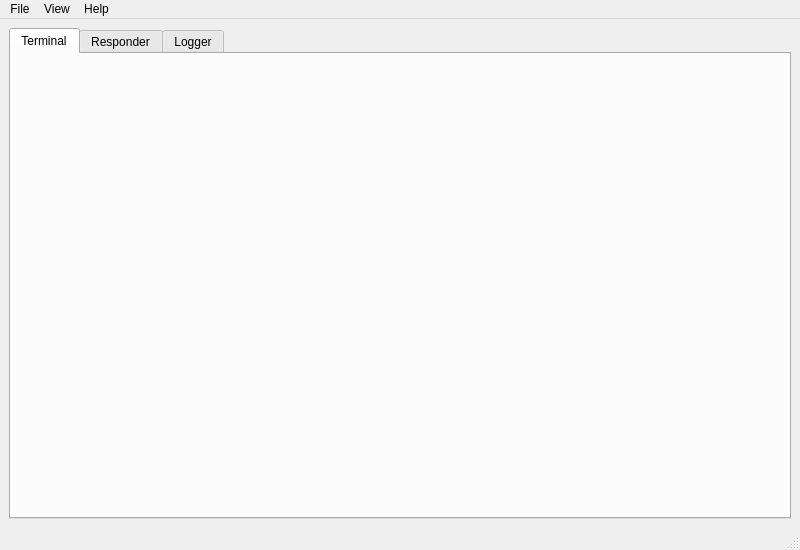
<?xml version="1.0" encoding="UTF-8"?>
<ui version="4.0">
 <class>MainWindow</class>
 <widget class="QMainWindow" name="MainWindow">
  <property name="geometry">
   <rect>
    <x>0</x>
    <y>0</y>
    <width>800</width>
    <height>550</height>
   </rect>
  </property>
  <property name="windowTitle">
   <string>SerialResponder</string>
  </property>
  <widget class="QWidget" name="centralwidget">
   <layout class="QVBoxLayout" name="verticalLayout_4">
    <item>
     <layout class="QVBoxLayout" name="serialLayout"/>
    </item>
    <item>
     <widget class="QTabWidget" name="tabWidget">
      <property name="currentIndex">
       <number>0</number>
      </property>
      <widget class="QWidget" name="tabTerminal">
       <attribute name="title">
        <string>Terminal</string>
       </attribute>
       <layout class="QVBoxLayout" name="verticalLayout_6">
        <item>
         <layout class="QVBoxLayout" name="terminalLayout"/>
        </item>
       </layout>
      </widget>
      <widget class="QWidget" name="tabResponder">
       <attribute name="title">
        <string>Responder</string>
       </attribute>
       <layout class="QVBoxLayout" name="verticalLayout_5">
        <item>
         <layout class="QVBoxLayout" name="responderLayout"/>
        </item>
       </layout>
      </widget>
      <widget class="QWidget" name="tabLogger">
       <attribute name="title">
        <string>Logger</string>
       </attribute>
       <layout class="QVBoxLayout" name="verticalLayout_7">
        <item>
         <widget class="QTextEdit" name="textEditLogger">
          <property name="readOnly">
           <bool>true</bool>
          </property>
         </widget>
        </item>
       </layout>
      </widget>
     </widget>
    </item>
   </layout>
  </widget>
  <widget class="QMenuBar" name="menuBar">
   <property name="geometry">
    <rect>
     <x>0</x>
     <y>0</y>
     <width>800</width>
     <height>22</height>
    </rect>
   </property>
   <property name="nativeMenuBar">
    <bool>false</bool>
   </property>
   <widget class="QMenu" name="menuFile">
    <property name="title">
     <string>File</string>
    </property>
    <addaction name="actionLoadConfig"/>
    <addaction name="actionSaveConfig"/>
    <addaction name="separator"/>
    <addaction name="actionExit"/>
   </widget>
   <widget class="QMenu" name="menuAnsicht">
    <property name="title">
     <string>View</string>
    </property>
    <addaction name="actionTerminal_Vertikal"/>
   </widget>
   <widget class="QMenu" name="menuHelp">
    <property name="title">
     <string>Help</string>
    </property>
    <addaction name="actionAboutQt"/>
   </widget>
   <addaction name="menuFile"/>
   <addaction name="menuAnsicht"/>
   <addaction name="menuHelp"/>
  </widget>
  <widget class="QStatusBar" name="statusBar"/>
  <action name="actionLoadConfig">
   <property name="text">
    <string>&amp;Load configuration ...</string>
   </property>
  </action>
  <action name="actionSaveConfig">
   <property name="text">
    <string>&amp;Save configuration ...</string>
   </property>
  </action>
  <action name="actionExit">
   <property name="text">
    <string>E&amp;xit</string>
   </property>
  </action>
  <action name="actionTerminal_Vertikal">
   <property name="checkable">
    <bool>true</bool>
   </property>
   <property name="text">
    <string>split terminal vertical</string>
   </property>
  </action>
  <action name="actionAboutQt">
   <property name="text">
    <string>AboutQt</string>
   </property>
  </action>
 </widget>
 <resources/>
 <connections/>
</ui>
